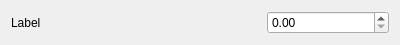
<?xml version="1.0" encoding="UTF-8"?>
<ui version="4.0">
 <class>FilterWidget</class>
 <widget class="QWidget" name="FilterWidget">
  <property name="geometry">
   <rect>
    <x>0</x>
    <y>0</y>
    <width>400</width>
    <height>43</height>
   </rect>
  </property>
  <property name="windowTitle">
   <string>Form</string>
  </property>
  <layout class="QHBoxLayout" name="horizontalLayout">
   <item>
    <widget class="QLabel" name="label">
     <property name="text">
      <string>Label</string>
     </property>
    </widget>
   </item>
   <item>
    <widget class="qtDoubleSlider" name="slider" native="true"/>
   </item>
   <item>
    <widget class="QDoubleSpinBox" name="spinBox">
     <property name="maximum">
      <double>1.000000000000000</double>
     </property>
     <property name="singleStep">
      <double>0.100000000000000</double>
     </property>
    </widget>
   </item>
  </layout>
 </widget>
 <customwidgets>
  <customwidget>
   <class>qtDoubleSlider</class>
   <extends>QWidget</extends>
   <header>qtDoubleSlider.h</header>
  </customwidget>
 </customwidgets>
 <resources/>
 <connections>
  <connection>
   <sender>slider</sender>
   <signal>valueChanged(double)</signal>
   <receiver>spinBox</receiver>
   <slot>setValue(double)</slot>
   <hints>
    <hint type="sourcelabel">
     <x>180</x>
     <y>21</y>
    </hint>
    <hint type="destinationlabel">
     <x>356</x>
     <y>21</y>
    </hint>
   </hints>
  </connection>
  <connection>
   <sender>spinBox</sender>
   <signal>valueChanged(double)</signal>
   <receiver>slider</receiver>
   <slot>setValue(double)</slot>
   <hints>
    <hint type="sourcelabel">
     <x>356</x>
     <y>21</y>
    </hint>
    <hint type="destinationlabel">
     <x>180</x>
     <y>21</y>
    </hint>
   </hints>
  </connection>
 </connections>
</ui>
